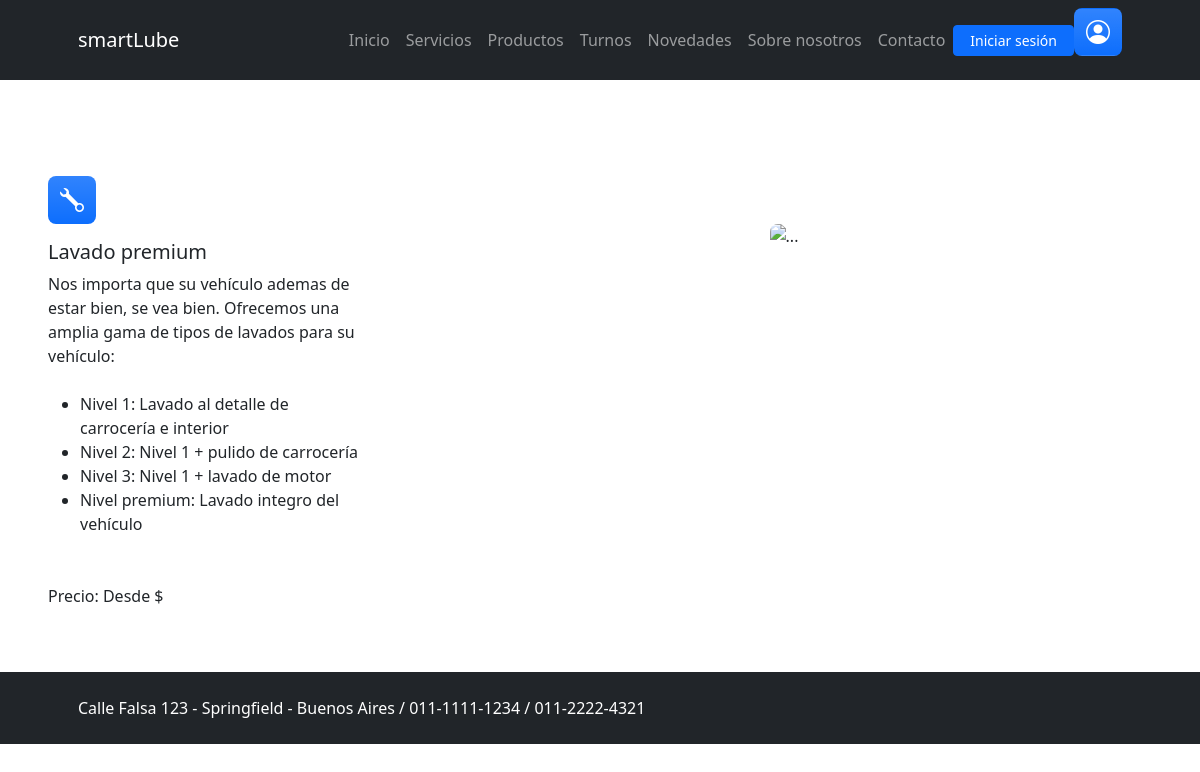
Page /registro_autos/MuestraLavado/ on the earlier database version.
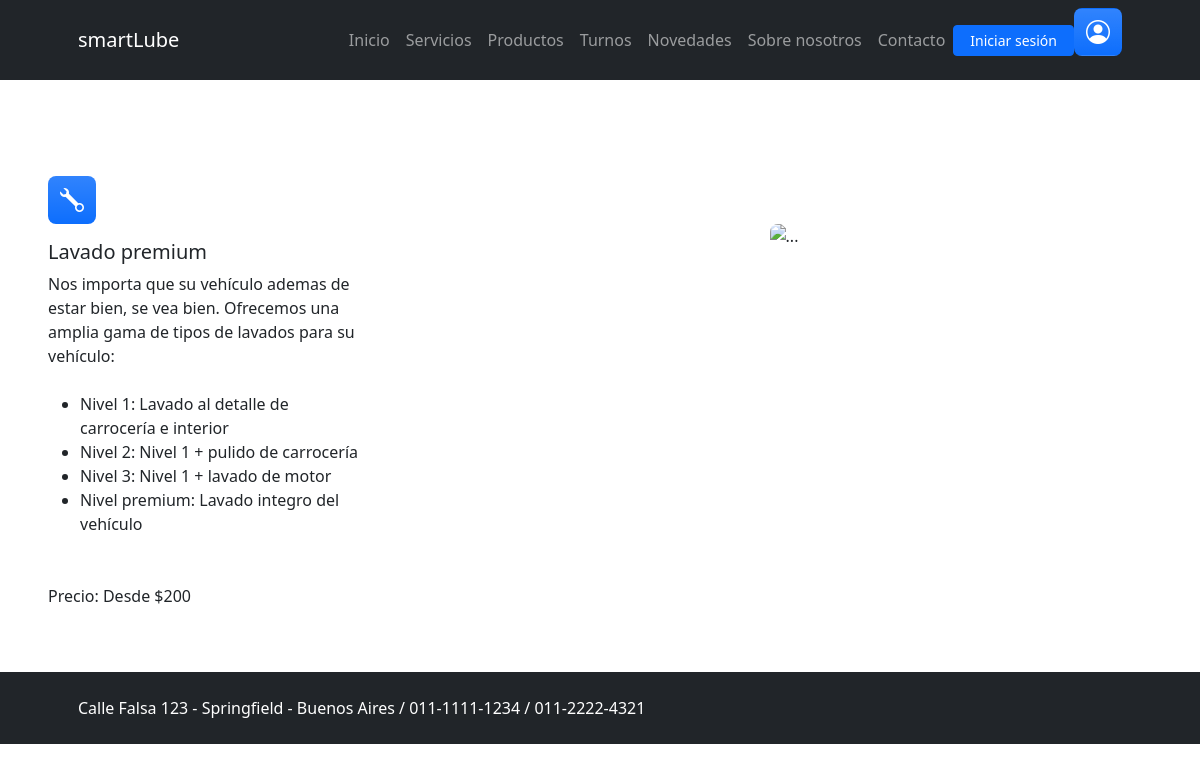
Same page on the later database version.
### registro_autos/models.py (models this page shows)
class PreciosServicios(models.Model):
    precio_mecanica = models.IntegerField()
    precio_mantenimiento = models.IntegerField()
    precio_lavado = models.IntegerField()
    precio_pintura = models.IntegerField()

### registro_autos/views.py (the view)
# urls.py: path('MuestraLavado/', Lavado, name="detalleLavado"),
def Lavado(request):
    precio=PreciosServicios.objects.last()
    return render(request,"lavado.html", {'precio': precio})

### registro_autos/templates/lavado.html (shortened to what this page needs)
{% extends 'marco.html' %}
{% load static %}
{% block contenidoQueCambia %}
<section class="py-5" id="features">
    <div class="container px-5 my-5" style="height: 50vh; margin: 0;">
        <div class="row gx-5">
            <div class="col-lg-8">
                <div class="row gx-5 row-cols-1 row-cols-md-2">
                    <div class="col mb-5 h-100">
                        <div class="feature bg-primary bg-gradient text-white rounded-3 mb-3"><i class="bi bi-wrench"></i></div>
                        <h2 class="h5">Lavado premium</h2>
                        <p class="mb-0">Nos importa que su vehículo ademas de estar bien, se vea bien. Ofrecemos una amplia gama de tipos de lavados para su vehículo:</p><br>
                        <ul class="mb-0">
                            <li>Nivel 1: Lavado al detalle de carrocería e interior</li>
                            <li>Nivel 2: Nivel 1 + pulido de carrocería</li>
                            <li>Nivel 3: Nivel 1 + lavado de motor </li>
                            <li>Nivel premium: Lavado integro del vehículo</li></ul><br><br>
                        <p class="mb-0">Precio: Desde ${{precio.precio_lavado}}</p>
                    </div>
                </div>
            </div>
            <div class="col-lg-4 order-lg-1 text-center"><img class="img-fluid rounded-3 my-5" src="https://cdn.shopify.com/s/files/1/0304/3386/9883/articles/shutterstock_1612514797_ffeb80cf-73d8-4bf3-be32-cda8f525f041_1200x.jpg?v=1660768210" alt="..." /></div>
        </div>
    </div>
</section>
{% endblock contenidoQueCambia %}

Differences in the rows shown:
added PreciosServicios: precio_lavado "200"
